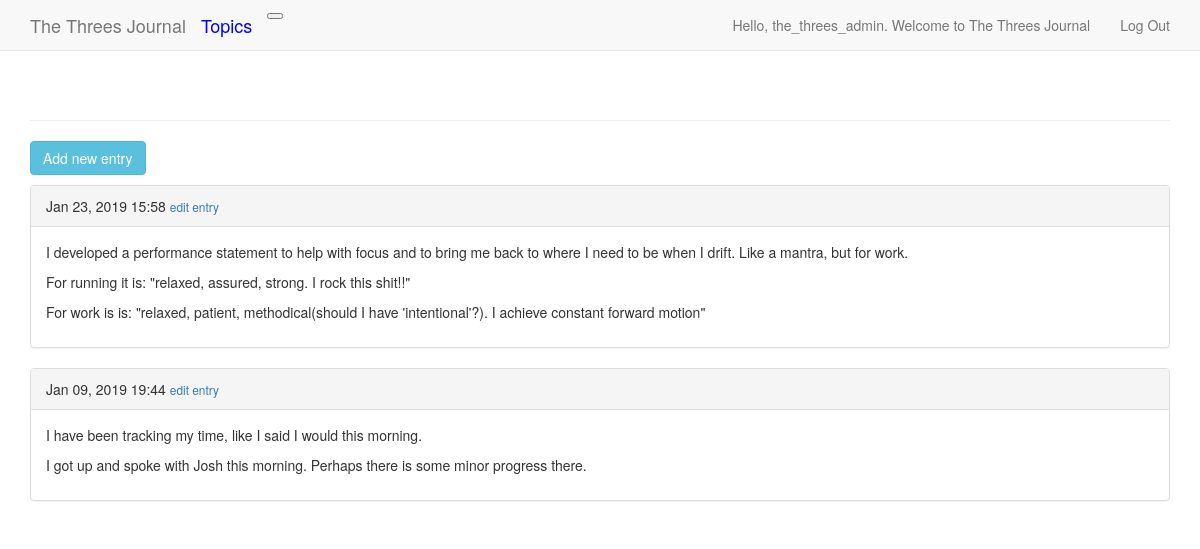
The page /topics/2/ (signed in) on the database its author committed.
### the_threes_tracker/models.py (models this page shows, shortened)
class Entry(models.Model):
    topic = models.ForeignKey(Topic, on_delete=models.CASCADE)
    text = models.TextField()
    date_added = models.DateTimeField(auto_now_add=True)
    class Meta:
        verbose_name_plural = 'entries'

### the_threes_tracker/views.py (the view)
# urls.py: path('topics/<int:topic_id>/', views.topic, name='topic'),
@login_required
def topic(request, topic_id):
    topic = get_object_or_404(Topic, id=topic_id)
    check_topic_owner(request, topic)
    entries = topic.entry_set.order_by('-date_added')
    context = {'topic': topic, 'entries': entries}
    return render(request, 'the_threes_tracker/topic.html', context)

### the_threes_tracker/views.py (called while the page is built)
def check_topic_owner(request, topic):
    if topic.owner != request.user:
        raise Http404

### the_threes_tracker/templates/the_threes_tracker/topic.html (shortened to what this page needs)
{% extends "the_threes_tracker/base.html" %}
{% load bootstrap3 %}
{% block content %}
  <p>
    <a href="{% url 'the_threes_tracker:new_entry' topic.id %}" class="btn btn-info" role="button">Add new entry</a>
  </p>
  {% for entry in entries %}
    <div class="panel panel-default">
      <div class="panel-heading">
          {{ entry.date_added|date:'M d, Y H:i' }}
          <small>
            <a href="{% url 'the_threes_tracker:edit_entry' entry.id %}">edit entry</a>
          </small>
      </div>
      <div class="panel-body">
        {{ entry.text|linebreaks }}
      </div>
    </div>
  {% empty %}
      There are no entries yet.
  {% endfor %}
{% endblock content %}

### the_threes_tracker/templates/the_threes_tracker/base.html (shortened to what this page needs)
{% load bootstrap3 %}
<!DOCTYPE html>
<html lang="en">
  <head>
    {% bootstrap_css %}
  </head>
  <body>
    <nav class="navbar navbar-default navbar-static-top">
      <div class="container">
        <div class="navbar-header">
          <a class="navbar-brand" href="{% url 'the_threes_tracker:index' %}">
              The Threes Journal</a>
          <a class="navbar-brand" style="color:blue" href="{% url 'the_threes_tracker:topics' %}">Topics</a>
          <button type="button" class="navbar-toogle collapsed"
              data-toggle="collapse" data-target="#navbar"
              aria-expanded="false" aria-controls="navbar">
          </button>
        </div>
        <div id="navbar" class="navbar-collapse collapse">
          <ul class="nav navbar-nav navbar-right">
            {% if user.is_authenticated %}
              <li><a>Hello, {{ user.username }}. Welcome to The Threes Journal</a></li>
              <li><a href="{% url 'users:logout' %}">Log Out</a></li>
            {% else %}
              <li><a href="{% url 'users:register' %}">register</a></li>
              <li><a href="{% url 'users:login' %}">Log In</a></li>
            {% endif %}
          </ul>
        </div>
      </div>
    </nav>
    <div class="container">
      <div class="page-header">
      </div>
      <div>
        {% block content %}{% endblock content %}
      </div>
    </div>
  </body>
</html>

### rows shown on the page
Entry: date_added "Jan 23, 2019 15:58", text "I developed a performance statement to help with focus and to bring me back to where I need to be when I drift. Like a mantra, but for work. For running it is: \"relaxed, assured, strong. I rock this shit!!\" For work is is: \"relaxed, patient, methodical(should I have 'intentional'?). I achieve constant forward motion\""
Entry: date_added "Jan 09, 2019 19:44", text "I have been tracking my time, like I said I would this morning. I got up and spoke with Josh this morning. Perhaps there is some minor progress there."

### other values the page prints
{{ user.username }} "the_threes_admin"
